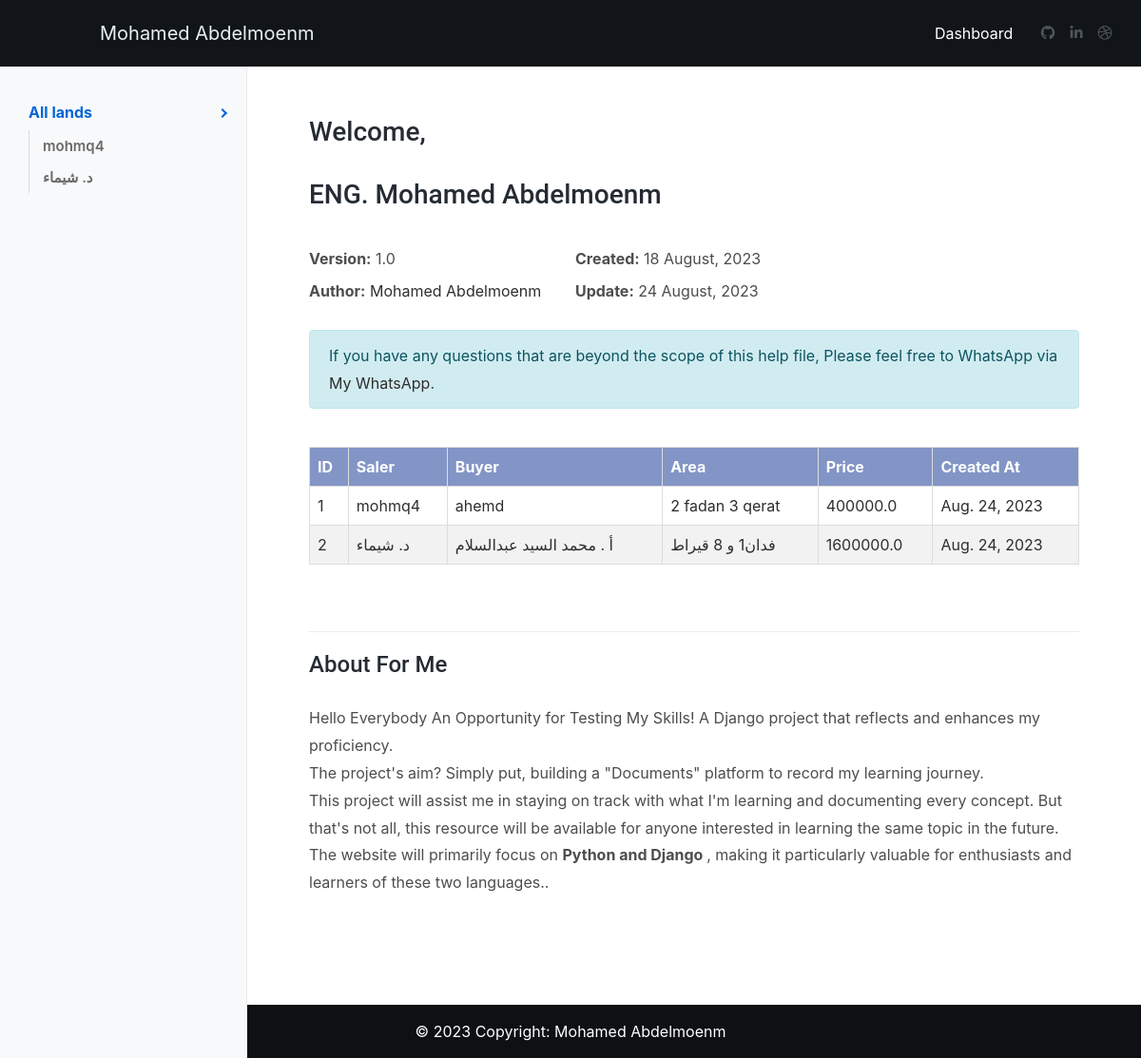
Before: / with the older database file.
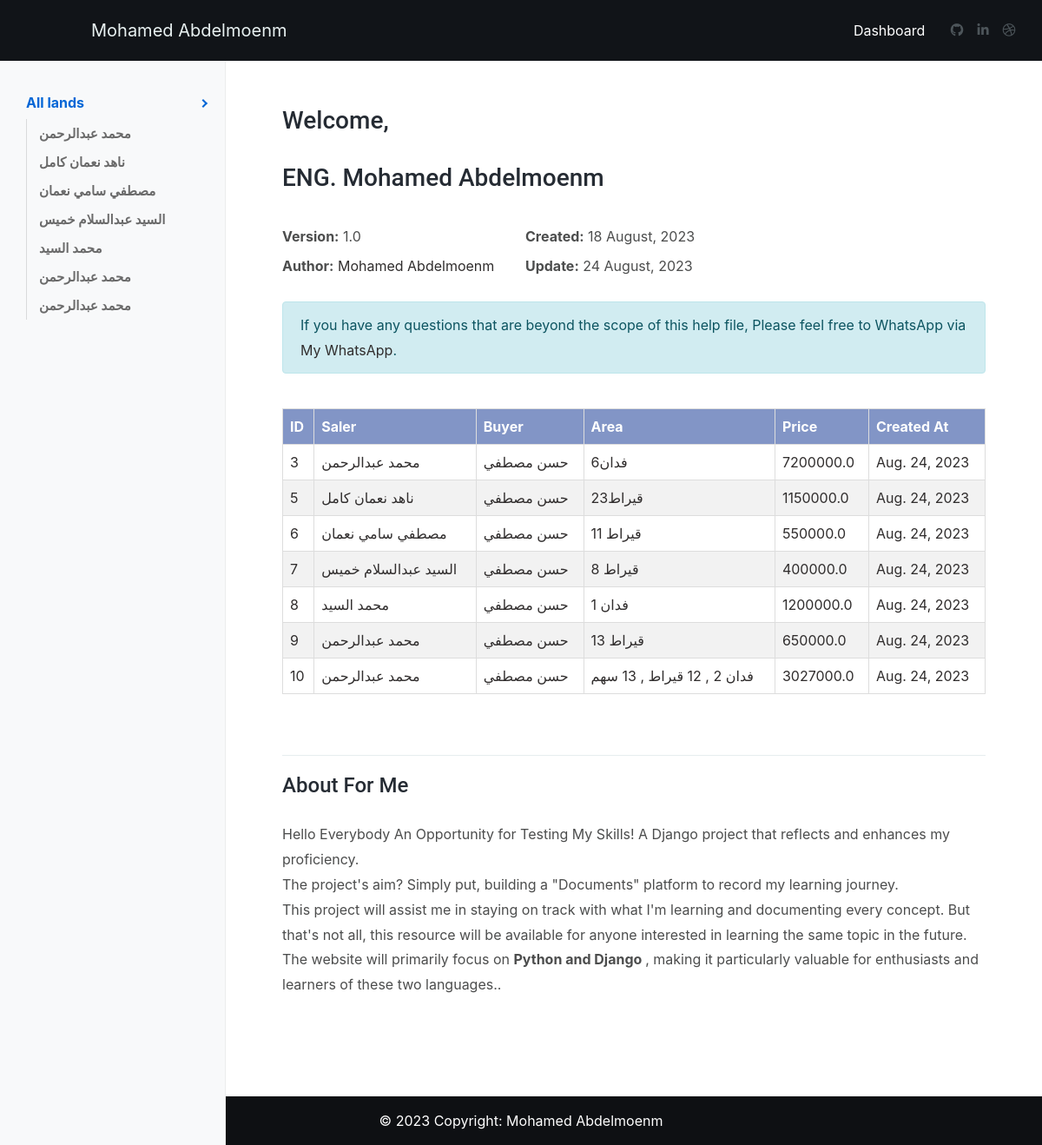
After: the same page with the newer database file.
### app/models.py (models this page shows, shortened)
class Data_Land(models.Model):
    name_saler = models.CharField(max_length=100)
    name_buyer = models.CharField(max_length=100)
    East_meter = models.FloatField()
    West_meter = models.FloatField()
    North_meter = models.FloatField()
    South_meter = models.FloatField()
    hypotenuse1 = models.FloatField(null=True, blank=True)
    hypotenuse2 = models.FloatField(null=True, blank=True)
    East = models.CharField(max_length=500)
    West = models.CharField(max_length=500)
    North  = models.CharField(max_length=500)
    South = models.CharField(max_length=500)
    area = models.CharField(max_length=500)
    price = models.FloatField()
    created_at = models.DateField(default=timezone.now)
    subtitle_information_for_land = models.TextField(null=True, blank=True, max_length=5000)
    image = models.ImageField(null=True, blank=True, upload_to='image_land')

### app/views.py (the view)
# urls.py: path('', Area_List.as_view(), name='list_land'),
class Area_List(ListView):
    model = Data_Land
    template_name = 'app/index.html'
    context_object_name = 'objects'

### app/templates/app/index.html (shortened to what this page needs)
{% extends 'base.html' %}
{% block body %}
	<div class="idocs-navigation bg-light">
    <ul class="nav flex-column ">
        <li class="nav-item"><a class="nav-link active" href="#idocs_start">All lands </a>
          <ul class="nav flex-column">
            {% for land in objects %}
                 <li class="nav-item"><a class="nav-link" href="/">{{land.name_saler}}</a></li>
            {% endfor %}
        </ul>
        </li>
  </div>
    <div class="idocs-content">
      <div class="container">
       <br>
       <br>
        <h3>Welcome, </h3>
           <h3>ENG. Mohamed Abdelmoenm</h1>
        <div class="row">
          <div class="col-sm-6 col-lg-4">
            <ul class="list-unstyled">
              <li><strong>Version:</strong> 1.0</li>
              <li><strong>Author:</strong> <a href="http://www.harnshdesign.net" target="_blank">Mohamed Abdelmoenm</a></li>
            </ul>
          </div>
          <div class="col-sm-6 col-lg-4">
            <ul class="list-unstyled">
              <li><strong class="font-weight-700">Created:</strong> 18 August, 2023</li>
              <li><strong>Update:</strong> 24 August, 2023</li>
            </ul>
          </div>
        </div>
            <p class="alert alert-info">If you have any questions that are beyond the scope of this help file, Please feel free to WhatsApp via <a target="_blank" href="https://wa.me/+201064983621">My WhatsApp</a>.</p>
<table>
  <thead>
    <tr>
      <th>ID</th>
      <th>Saler</th>
      <th>Buyer</th>
      <th>Area</th>
      <th>Price</th>
      <th>Created At</th>
    </tr>
  </thead>
  <tbody>
    {% for land in objects %}
    <tr>
      <td><a href="{% url 'land_detail' land.id%}">{{land.id}}</a></td>
      <td><a href="{% url 'land_detail' land.id%}">{{land.name_saler}}</a></td>
      <td><a href="{% url 'land_detail' land.id%}">{{land.name_buyer}}</a></td>
      <td><a href="{% url 'land_detail' land.id%}">{{land.area}}</a></td>
      <td><a href="{% url 'land_detail' land.id%}">{{land.price}}</a></td>
      <td><a href="{% url 'land_detail' land.id%}">{{land.created_at}}</a></td>
    </tr>
    {% endfor %}
  </tbody>
</table>
     <hr>
        <h4>About For Me</h2>
					<p>Hello Everybody An Opportunity for Testing My Skills!
              A Django project that reflects and enhances my proficiency. <br>
              The project's aim? Simply put, building a "Documents" platform to record my learning journey.  <br>
              This project will assist me in staying on track with what I'm learning and documenting every concept. But that's not all,
              this resource will be available for anyone interested in learning the same topic in the future.
              The website will primarily focus on <strong>Python and Django </strong> , making it particularly valuable for enthusiasts and learners of these two languages..</h3>
      </div>
    </div>
  </div>
  {% endblock body%}

### app/templates/base.html (shortened to what this page needs)
{% load static %}
<!DOCTYPE html>
<html lang="en">
<head>
<link rel="stylesheet" href="https://maxcdn.bootstrapcdn.com/bootstrap/4.5.2/css/bootstrap.min.css">
<link rel="stylesheet" type="text/css" href="{% static 'assets/vendor/bootstrap/css/bootstrap.min.css' %}" />
<link rel="stylesheet" type="text/css" href="{% static 'assets/vendor/font-awesome/css/all.min.css' %}" />
<link rel="stylesheet" type="text/css" href="{% static 'assets/vendor/magnific-popup/magnific-popup.min.css' %}" />
<link rel="stylesheet" type="text/css" href="{% static 'assets/vendor/highlight.js/styles/github.css' %}" />
<link rel="stylesheet" type="text/css" href="{% static 'assets/css/stylesheet.css' %}" />
</head>
<body data-spy="scroll" data-target=".idocs-navigation" data-offset="125">
<div id="main-wrapper">
  <header id="header" class="sticky-top">
    <nav class="primary-menu navbar navbar-expand-lg bg-dark navbar-text-light navbar-dropdown-dark border-0">
      <div class="container-fluid">
    <span class="navbar-brand">Mohamed Abdelmoenm</span>
		<div id="header-nav" class="collapse navbar-collapse justify-content-end">
          <ul class="navbar-nav">
            <li><a target="_blank" href="">Dashboard</a></li>
          </ul>
        </div>
        <ul class="social-icons social-icons-sm ml-lg-2 mr-2">
          <li class="social-icons-github"><a data-toggle="tooltip" href="https://github.com/Mohamed00Abdelmonem" target="_blank" title="" data-original-title="github"><i class="fab fa-github"></i></a></li>
          <li class="social-icons-facebook"><a data-toggle="tooltip" href="https://www.linkedin.com/in/mohamed-abdelmonem-716ba026b/?originalSubdomain=eg" target="_blank" title="" data-original-title="Linkedin"><i class="fab fa-linkedin-in"></i></a></li>
          <li class="social-icons-dribbble"><a data-toggle="Portfolio" href="https://mohamed00abdelmonem.github.io/My-Resume-/" target="_blank" title="" data-original-title="Portfolio"><i class="fab fa-dribbble"></i></a></li>
        </ul>
      </div>
    </nav>
  </header>
  <div id="content" role="main">
   {% block body %}
   {% endblock body%}
  <footer class="bg-dark text-center text-white mt-5">
    <div class="text-center p-3" style="background-color: rgba(0, 0, 0, 0.2);">
      © 2023 Copyright:
      <a class="text-white" href="https://github.com/Mohamed00Abdelmonem">Mohamed Abdelmoenm</a>
    </div>
  </footer>
</div>
</body>
</html>

### app/static/assets/css/stylesheet.css (style rules this page uses)
body, html { height: 100%; }
body { background: #dddddd; color: #4c4d4d; }
a, a:focus { color: #0366d6; -webkit-transition: all 0.2s ease; transition: all 0.2s ease; }
p { line-height: 1.8; }
h1, h2, h3, h4, h5, h6 { color: #252b33; line-height: 1.5; margin: 0 0 1.5rem 0; font-family: Roboto, sans-serif; }
dl, ol, ul, pre, blockquote, .table { margin-bottom: 1.8rem; }
.font-weight-700 { font-weight: 700 !important; }
.bg-dark { background-color: #111418 !important; }
hr { border-top: 1px solid rgba(16, 85, 96, 0.1); }
#main-wrapper { background: #fff; }
@media (min-width: 1200px) { .container { max-width: 1170px !important; } }
.idocs-navigation { position: fixed; top: 70px; left: 0; overflow: hidden; overflow-y: auto; width: 260px; height: calc(100% - 70px); z-index: 1; border-right: 1px solid rgba(0, 0, 0, 0.05); transition: all 0.3s; }
.idocs-navigation > .nav { padding: 30px 0; }
.idocs-navigation .nav .nav-item { position: relative; }
.idocs-navigation .nav .nav { margin: 0 0 5px; }
.idocs-navigation .nav .nav-link { position: relative; padding: 6px 30px; line-height: 25px; font-weight: 600; }
.idocs-navigation .nav .nav-item:hover > .nav-link, .idocs-navigation .nav .nav-item .nav-link.active { font-weight: 700; }
.idocs-navigation .nav .nav { display: none; border-left: 1px solid regba(0, 0, 0, 0.3); }
.idocs-navigation .nav .nav .nav-item .nav-link:after { content: ""; position: absolute; left: 30px; height: 100%; border-left: 1px solid rgba(0, 0, 0, 0.12); width: 1px; top: 0; }
.idocs-navigation .nav .nav-item .nav-link.active + .nav { display: block; }
.idocs-navigation .nav .nav .nav-link { color: #6a6a6a; padding: 4px 30px 4px 45px; font-size: 15px; text-transform: none; }
.idocs-navigation > .nav > .nav-item > .nav-link.active:after { position: absolute; content: " "; top: 50%; right: 18px; border-color: #000; border-top: 2px solid; border-right: 2px solid; width: 7px; height: 7px; -webkit-transform: translate(-50%, -50%) rotate(45deg); transform: translate(-50%, -50%) rotate(45deg); -webkit-transition: all 0.2s ease; transition: all 0.2s ease; }
.idocs-content { position: relative; margin-left: 260px; padding: 0px 50px 50px; min-height: 750px; transition: all 0.3s; }
.idocs-content ol li, .idocs-content ul li { margin-top: 10px; }
#header { -webkit-transition: all 0.5s ease; transition: all 0.5s ease; }
#header .navbar { padding: 0px; min-height: 70px; }
.primary-menu { display: -webkit-box !important; display: -ms-flexbox !important; display: flex !important; height: auto !important; -webkit-box-ordinal-group: 0; -ms-flex-item-align: stretch; align-self: stretch; background: #fff; border-bottom: 1px solid #efefef; }
.primary-menu ul.navbar-nav > li { display: -webkit-box; display: -ms-flexbox; display: flex; height: 100%; }
.primary-menu ul.navbar-nav > li a { display: -webkit-box; display: -ms-flexbox; display: flex; -webkit-box-align: center; -ms-flex-align: center; align-items: center; }
.primary-menu ul.navbar-nav > li > a:not(.btn) { height: 70px; padding: 0px 0.85em; color: #252b33; -webkit-transition: all 0.2s ease; transition: all 0.2s ease; position: relative; position: relative; }
.primary-menu.navbar-text-light .navbar-nav > li > a:not(.btn) { color: #fff; }
.nav .nav-item .nav-link { color: #222222; }
.nav:not(.nav-pills) .nav-item .nav-link.active, .nav:not(.nav-pills) .nav-item .nav-link:hover { color: #0366d6; }
.social-icons { margin: 0; padding: 0; display: -ms-flexbox; display: flex; -ms-flex-wrap: wrap; flex-wrap: wrap; list-style: none; }
.social-icons li { margin: 0px 6px; padding: 0; overflow: visible; }
.social-icons li a { display: block; height: 26px; line-height: 26px; width: 26px; font-size: 18px; text-align: center; color: #4d555a; text-decoration: none; -webkit-transition: all 0.2s ease; transition: all 0.2s ease; }
.social-icons li i { line-height: inherit; }
.social-icons.social-icons-sm li { margin: 0px 4px; }
.social-icons.social-icons-sm li a { font-size: 15px; width: 22px; }

### app/templates/app/index.html (style rules this page uses)
a { color: rgb(48, 45, 45); }

Changed rows visible on the page:
removed Data_Land: name_saler "mohmq4", id "1", name_buyer "ahemd", area "2 fadan 3 qerat", price "400000.0", created_at "Aug. 24, 2023"
removed Data_Land: name_saler "د. شيماء", id "2", name_buyer "أ . محمد السيد عبدالسلام", area "فدان1 و 8 قيراط", price "1600000.0", created_at "Aug. 24, 2023"
added Data_Land: name_saler "محمد عبدالرحمن", id "3", name_buyer "حسن مصطفي", area "6فدان", price "7200000.0", created_at "Aug. 24, 2023"
added Data_Land: name_saler "ناهد نعمان كامل", id "5", name_buyer "حسن مصطفي", area "23قيراط", price "1150000.0", created_at "Aug. 24, 2023"
added Data_Land: name_saler "مصطفي سامي نعمان", id "6", name_buyer "حسن مصطفي", area "11 قيراط", price "550000.0", created_at "Aug. 24, 2023"
added Data_Land: name_saler "السيد عبدالسلام خميس", id "7", name_buyer "حسن مصطفي", area "8 قيراط", price "400000.0", created_at "Aug. 24, 2023"
added Data_Land: name_saler "محمد السيد", id "8", name_buyer "حسن مصطفي", area "1 فدان", price "1200000.0", created_at "Aug. 24, 2023"
added Data_Land: name_saler "محمد عبدالرحمن", id "9", name_buyer "حسن مصطفي", area "13 قيراط", price "650000.0", created_at "Aug. 24, 2023"
added Data_Land: name_saler "محمد عبدالرحمن", id "10", name_buyer "حسن مصطفي", area "فدان 2 , 12 قيراط , 13 سهم", price "3027000.0", created_at "Aug. 24, 2023"
